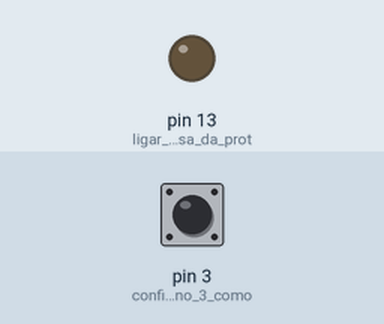
Recording of a sketch running on a simulated Arduino Uno, built with avr-gcc and run on an emulated ATmega328P. On the bench: output pins drawn as LEDs (lit = HIGH). The test bench sets the inputs (shaded band); at power-on: pin 3 (configurar_o_pino_3_como) HIGH.

Above: at 1.2 s.
1.3 s: pin 3 (configurar_o_pino_3_como) pulled LOW for 0.15 s
At 1.37 s:
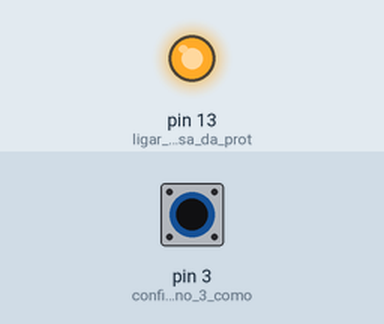
2.9 s: pin 3 (configurar_o_pino_3_como) pulled LOW for 3.2 s
At 7.4 s:
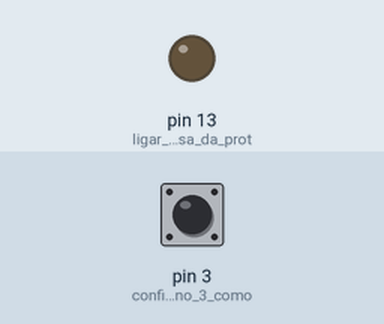
Timing chart, 0 to 8.9 s (numbered marks = the images above; inputs shaded):
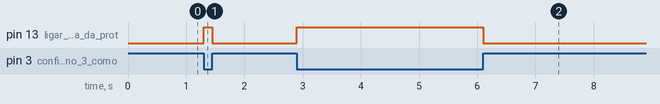

Measured:
- after the input at 1.3 s, pin 13 (ligar_led_na_casa_da_prot): LOW → HIGH at once, → LOW 0.15 s later
- after the input at 2.9 s, pin 13 (ligar_led_na_casa_da_prot): LOW → HIGH at once, → LOW 3.2 s later

The sketch:

acionamento-de-led-com-botao-else.ino
```cpp
/**
 Acionamento de um LED com botao - acende e apaga - função "else"
 @author Professor Jose de Assis
*/

int botao;  // cria uma variavel de nome 'botao' do tipo numerico inteiro

void setup() {
  pinMode(13, OUTPUT);       //ligar led na casa da protoboard
  pinMode(3, INPUT_PULLUP);  //configurar o pino 3 como saída protegida
  Serial.begin(9600);        //ativar a comunicacao serial
}

void loop() {
  botao = digitalRead(3);  //0-> botao pressionado | 1-> botao nao pressionado
  if (botao == 0) {
    digitalWrite(13, HIGH);
  } else {
    digitalWrite(13, LOW);
  }
}
```
